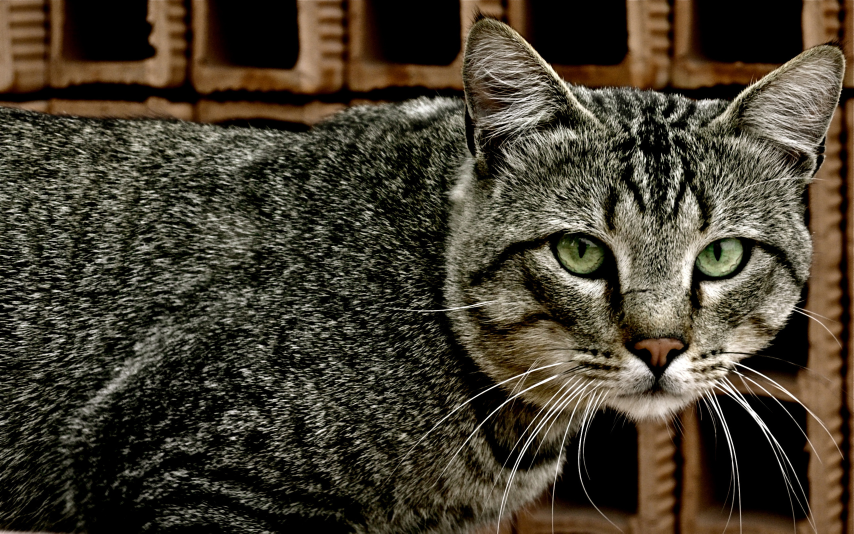
#> input picture 1.jpeg, 2560 x 1600 px (shown at 1/3 size)
$ python 7.3.py
#> lines starting #> are read from the running program, lines starting #| are printed output that depends on the picture; pictures that were not available may be replaced by others from this repository, and a replacement may not be noted
from PIL import Image, ImageFilter


img_1 = Image.open("1.jpeg")
#> img_1 is the input picture: PIL image 2560x1600 RGB; mean R, G, B 68.9, 61.3, 47.1
img_2 = Image.open("2.jpeg")
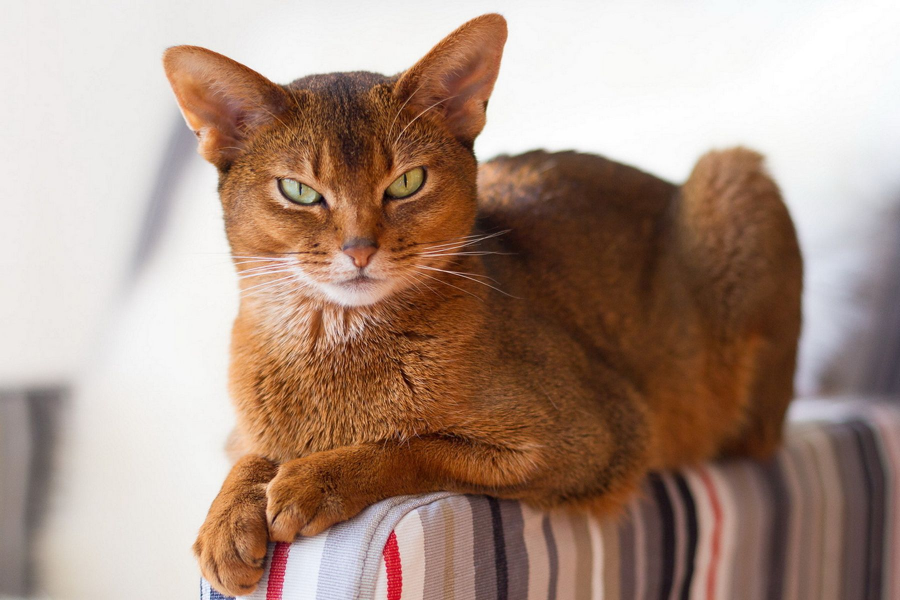
#> input picture 2.jpeg, 1800 x 1200 px (shown at 1/2 size)
#> img_2 is the input picture: PIL image 1800x1200 RGB; mean R, G, B 171.1, 145.8, 131.8
img_3 = Image.open("3.jpeg")
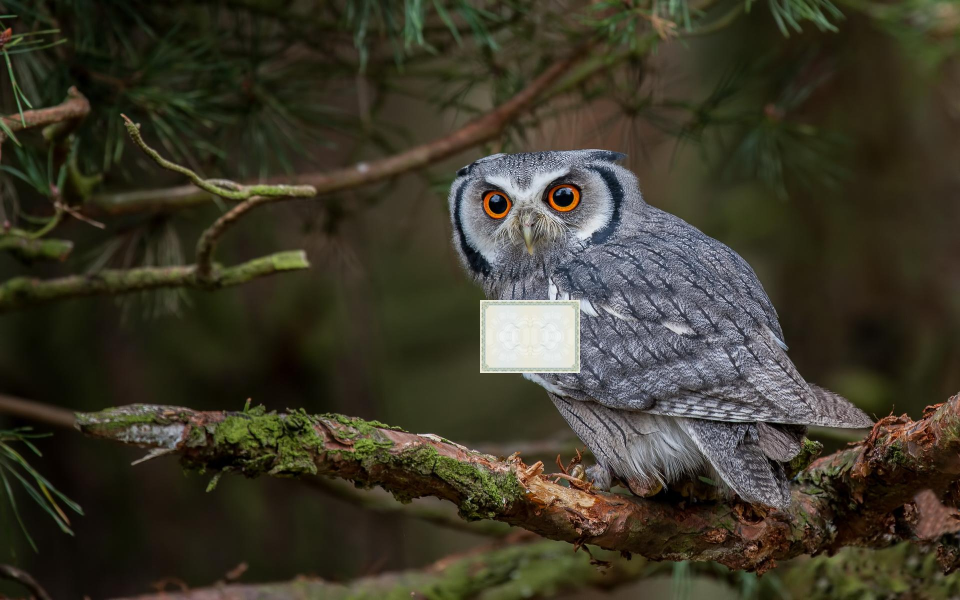
#> input picture new_owl.jpeg, 1920 x 1200 px, given in place of 3.jpeg, which was not available (shown at 1/2 size)
#> img_3 is the input picture: PIL image 1920x1200 RGB; mean R, G, B 60.4, 56.6, 41.6
img_4 = Image.open("4.jpeg")
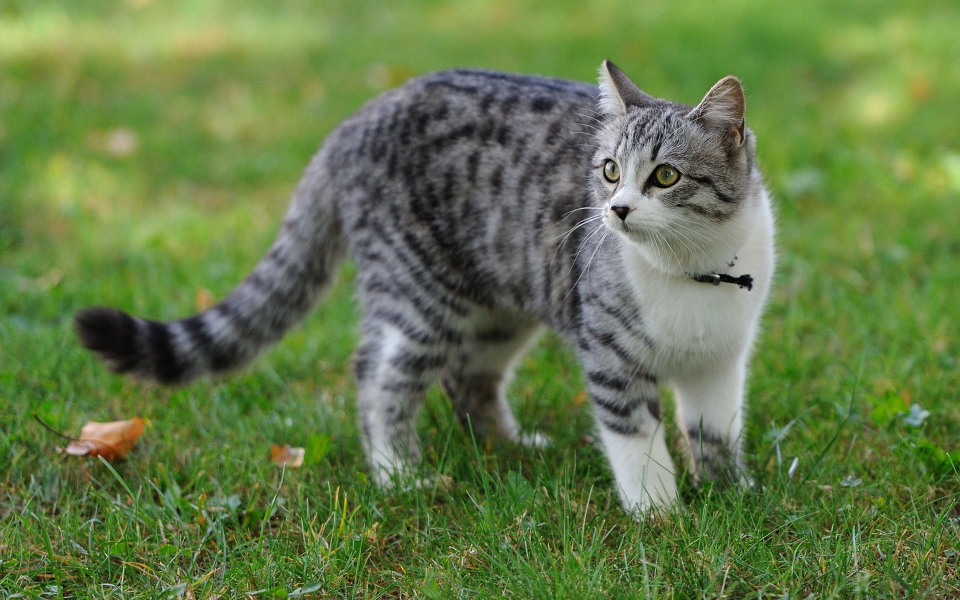
#> input picture 4.jpeg, 1920 x 1200 px (shown at 1/2 size)
#> img_4 is the input picture: PIL image 1920x1200 RGB; mean R, G, B 100.7, 121.9, 72.8
img_5 = Image.open("5.jpeg")
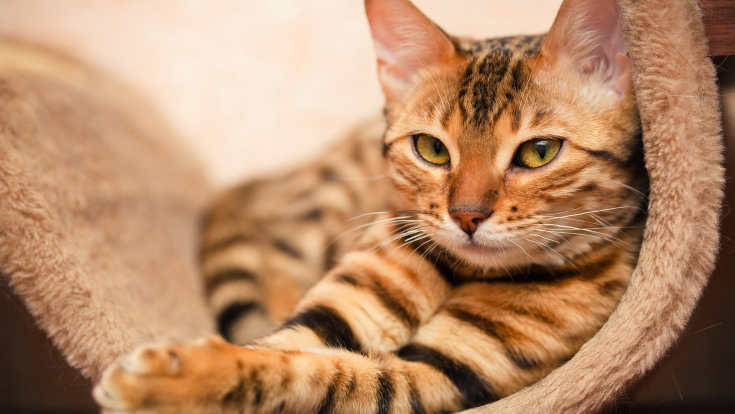
#> input picture 5.jpeg, 1470 x 827 px (shown at 1/2 size)
#> img_5 is the input picture: PIL image 1470x827 RGB; mean R, G, B 183.5, 139.5, 105.8

img_1.load()
img_2.load()
img_3.load()
img_4.load()
img_5.load()

sharp_img_1 = img_1.filter(ImageFilter.SHARPEN)
sharp_img_2 = img_2.filter(ImageFilter.SHARPEN)
sharp_img_3 = img_3.filter(ImageFilter.SHARPEN)
sharp_img_4 = img_4.filter(ImageFilter.SHARPEN)
sharp_img_5 = img_5.filter(ImageFilter.SHARPEN)

img_1.close()
img_2.close()
img_3.close()
img_4.close()
img_5.close()

sharp_img_1.save("7.3/sharped_1.jpeg")
sharp_img_2.save("7.3/sharped_2.jpeg")
sharp_img_3.save("7.3/sharped_3.jpeg")
sharp_img_4.save("7.3/sharped_4.jpeg")
sharp_img_5.save("7.3/sharped_5.jpeg")
